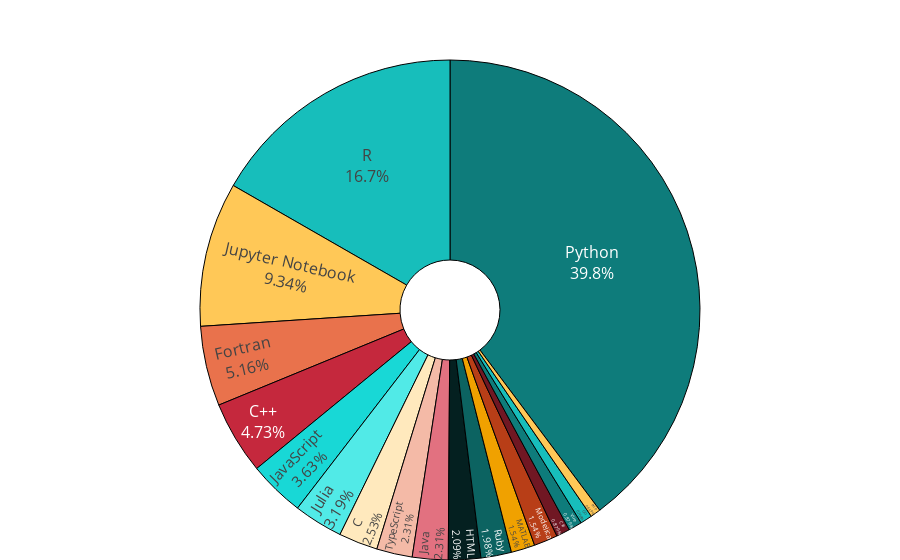

Here is the notebook cell this chart was saved with:
### Code cell
license_dominating_language = (
    df_active["dominating_language"]
    .value_counts()
    .to_frame()
    .rename_axis("dominating_language_names")
    .reset_index()
)
license_dominating_language
license_dominating_language = license_dominating_language[(license_dominating_language["dominating_language"] > 4)]
fig = px.pie(license_dominating_language, values="dominating_language", names="dominating_language_names", color_discrete_sequence=color_discrete_sequence, hole=0.2)


fig.update_layout(showlegend=False, font_size=16)
fig.update_traces(textposition='inside', textinfo='percent+label', marker=dict(line=dict(color=boarder_color, width=1)))
fig['layout'].update(margin=dict(l=0,r=0,b=0,t=0))
fig.show()

### Figure 1 — Plotly figure (JSON) as saved in the notebook; plotly's stock layout.template omitted (floating-point values rounded to 4 significant figures)
{"data": [{"domain": {"x": [0, 1], "y": [0, 1]}, "hole": 0.2, "hovertemplate": "dominating_language_names=%{label}<br>dominating_language=%{value}<extra></extra>", "labels": ["Python", "R", "Jupyter Notebook", "Fortran", "C++", "JavaScript", "Julia", "C", "TypeScript", "Java", "HTML", "Ruby", "MATLAB", "Modelica", "C#", "Vue", "Go", "PHP"], "legendgroup": "", "marker": {"line": {"color": "#000000", "width": 1}}, "name": "", "showlegend": true, "textinfo": "percent+label", "textposition": "inside", "type": "pie", "values": [362, 152, 85, 47, 43, 33, 29, 23, 21, 21, 19, 18, 14, 14, 8, 8, 7, 6]}], "layout": {"font": {"size": 16}, "legend": {"tracegroupgap": 0}, "margin": {"t": 60}, "piecolorway": ["#0E7C7B", "#17BEBB", "#FFC857", "#E9724C", "#C5283D"], "showlegend": false}}
